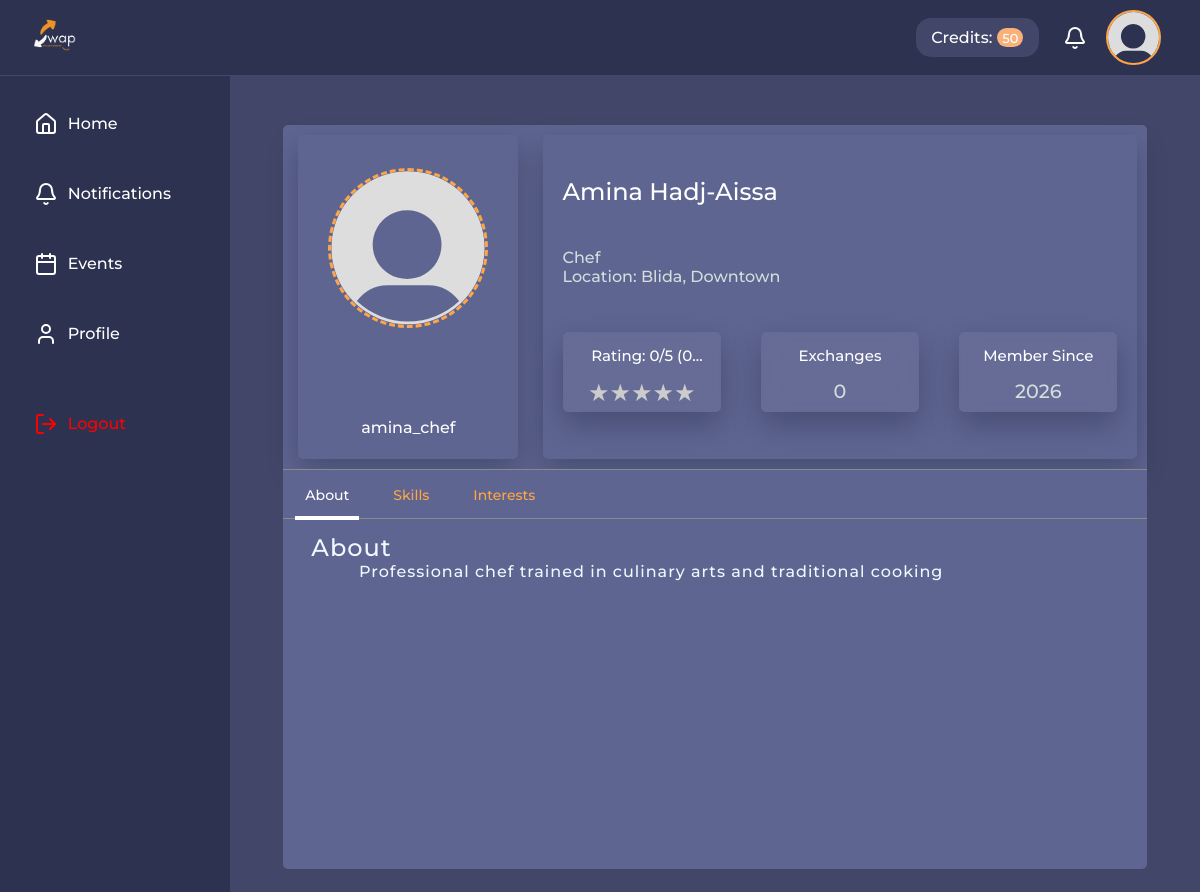
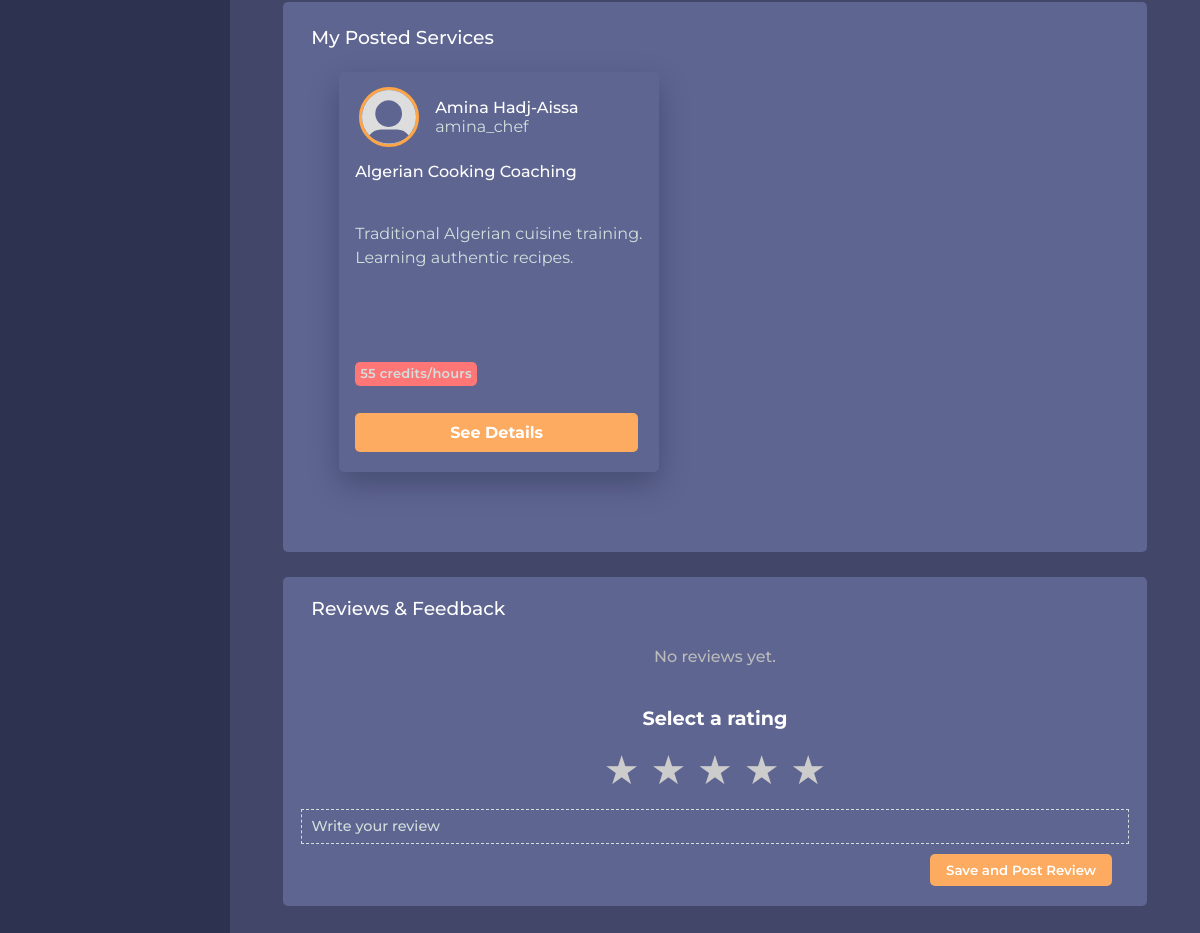
The page /dashboard/profile/profile.php?id=6 (signed in) on the database its author committed (2 pictures, top to bottom).
### tables this page shows
CREATE TABLE Users (
  UserId INT AUTO_INCREMENT PRIMARY KEY,
  UserName VARCHAR(45) UNIQUE NOT NULL,
  FullName VARCHAR(45) NOT NULL,
  Email VARCHAR(45) UNIQUE NOT NULL,
  Password VARCHAR(255) NOT NULL,
  Description TEXT,
  ProfilePicture VARCHAR(255),
  ProfessionalTitle VARCHAR(100),
  Location VARCHAR(100),
  PhoneNumber VARCHAR(20),
  BirthDate DATE,
  Gender ENUM('M', 'F'),
  UserSince DATETIME DEFAULT CURRENT_TIMESTAMP,
  IsBanned ENUM('yes','no') DEFAULT 'no',
  Rating DECIMAL(3,2) DEFAULT 0.00 CHECK (Rating >= 0.00 AND Rating <= 5.00),
  RatingCount INT DEFAULT 0 CHECK (RatingCount >= 0),
  ExchangeCount INT DEFAULT 0 CHECK (ExchangeCount >= 0),
  CreditBalance INT DEFAULT 0 CHECK (CreditBalance >= 0)
);

CREATE TABLE Posts (
  PostId INT AUTO_INCREMENT PRIMARY KEY,
  UserId INT NOT NULL,
  Title VARCHAR(150) NOT NULL,
  Description TEXT NOT NULL,
  PostType ENUM('in-person','online') NOT NULL,
  PostStatus ENUM('active','disabled') DEFAULT 'active',
  CategoryId INT NOT NULL,
  Duration INT CHECK (Duration > 0 AND Duration <= 480),
  MeetLocation VARCHAR(150),
  AvailableDate DATETIME NOT NULL,
  Prerequisites TEXT,
  Requirements TEXT,
  PaymentMethod ENUM('exchange','credit') NOT NULL,
  RequiredCredits INT DEFAULT 0 CHECK (RequiredCredits >= 0),
  LikeCount INT DEFAULT 0 CHECK (LikeCount >= 0),
  CreatedAt DATETIME DEFAULT CURRENT_TIMESTAMP,
  
  FOREIGN KEY (UserId) REFERENCES Users(UserId) ON DELETE CASCADE,
  FOREIGN KEY (CategoryId) REFERENCES Category(CategoryId) ON DELETE RESTRICT,
  
  INDEX idx_posts_status_date (PostStatus, AvailableDate),
  INDEX idx_posts_user (UserId),
  INDEX idx_posts_category (CategoryId)
);

### dashboard/profile/profile.php (the view, shortened to what this page needs)
<?php
require_once 'includes/dbh.inc.php';
$loggedInId = $_SESSION['user_id'];
$targetUserId = isset($_GET['id']) ? (int)$_GET['id'] : $loggedInId;
$isOwner = ($targetUserId === $loggedInId);
try {
    $stmt = $connection->prepare("SELECT * FROM users WHERE UserId = :id");
    $stmt->execute([':id' => $targetUserId]);
    $user = $stmt->fetch(PDO::FETCH_ASSOC);
    if ($user) {
        $currentName     = !empty($user['FullName']) ? $user['FullName'] : 'Your Full hhhhh Name';
        $currentUsername = !empty($user['UserName']) ? $user['UserName'] : 'usehhrname';
        $currentProfessionalTitle = !empty($user['ProfessionalTitle']) ? $user['ProfessionalTitle'] : 'Your Professional Title';
        $currentLocation = !empty($user['Location']) ? $user['Location'] : 'Your Location';
        $Datestring     = !empty($user['UserSince']) ? $user['UserSince'] : 'Year';
        $UserSince      = date("Y", strtotime($Datestring));
        $ExchangesCount = !empty($user['ExchangeCount']) ? $user['ExchangeCount'] : '0';
        $Discription    = !empty($user['Description']) ? $user['Description'] : 'This is your profile description. Tell people more about yourself!';
    } else {
        die("User not found.");
    }
    $ratingQuery = "SELECT AVG(ReviewRate) AS average, COUNT(ReviewerID) AS total
                FROM profile_reviews
                WHERE userID = :id";
    $stmtRating = $connection->prepare($ratingQuery);
    $stmtRating->execute([':id' => $targetUserId]);
    $ratingData = $stmtRating->fetch(PDO::FETCH_ASSOC);
    $avgRating = ($ratingData['average']) ? round($ratingData['average'], 1) : 0;
    $totalReviews = $ratingData['total'];
} catch (PDOException $e) {
    echo "Query failed: " . $e->getMessage();
}
?>
<!DOCTYPE html>
<html lang="en">
<head>
    <link rel="stylesheet" href="../../assets/css/personalprofile.css">
</head>
<body>
    <?php include '../../components/header_t.php'; ?>
    <main class="php-content">
        <div class="profile-page">
            <div class="profile-head">
                <div class="user-info">
                    <div class="avatar">
                        <img id="profile-preview" src="<?= $currentPhoto; ?>" alt="Profile">
                    </div>
                    <div id="" class="user-name">
                        <span><?= $currentUsername; ?></span>
                    </div>
                </div>
                <div class="user-meta">
                    <section>
                        <div class="profile-name">
                            <h2><strong><span><?= $currentName; ?></span></strong></h2>
                        </div>
                    </section>
                    <section>
                        <div class="major"><span class="muted-text"><?= $currentProfessionalTitle ?></span></div>
                        <div class="location"><span class="muted-text">Location: <?= $currentLocation ?></span></div>
                    </section>
                    <section>
                        <div class="user-meta-info">
                            <div class="user-meta-card">
                                <div class="user-meta-card-title">
                                    <h5><span class="user-meta-card-title-name">Rating: <?= $avgRating ?>/5 (<?= $totalReviews ?> reviews)</span></h5>
                                </div>
                                <div class="user-meta-card-info">
                                    <div class="stars-outer">
                                    </div>
                                </div>
                            </div>
                            <div class="user-meta-card">
                                <div class="user-meta-card-title">
                                    <h5><span class="user-meta-card-title-name">Exchanges</span></h5>
                                </div>
                                <div class="user-meta-card-info"><span class="user-meta-card-info-details"><?= $ExchangesCount ?></span></div>
                            </div>
                            <div class="user-meta-card">
                                <div class="user-meta-card-title">
                                    <h5><span class="user-meta-card-title-name">Member Since</span></h5>
                                </div>
                                <div class="user-meta-card-info"><span class="user-meta-card-info-details"><?= $UserSince ?></span></div>
                            </div>
                        </div>
                    </section>
                </div>
            </div>
            <div class="profile-info">
                <div class="profile-nav">
                    <div class="nav-item">
                        <button>
                            <span data-target="about-content" class="active">About</span>
                        </button>
                    </div>
                    <div class="nav-item">
                        <button><span data-target="skill-content">Skills</span></button>
                    </div>
                    <div class="nav-item">
                        <button>
                            <span data-target="interests-content">Interests</span>
                        </button>
                    </div>
                </div>
                <div class="profile-nav-content">
                    <div id="about-content" class="tab-content active">
                        <section>
                            <div id="about" class="section" style="background:#5e6591 ;">
                                <div class="head-section">
                                    <h2><strong><span class="title">About</span></strong></h2>
                                    <p>&nbsp;&nbsp;&nbsp;&nbsp;&nbsp;&nbsp;&nbsp;&nbsp;
                                        <?= nl2br(htmlspecialchars($Discription)); ?>
                                    </p>
                                </div>
                            </div>
                        </section>
                    </div>
                </div>
            </div>
            <div class="profile-short-posts">
                <div class="profile-short-posts-head">
                    <div class="profile-short-posts-head-lable">
                        <h3><span>My Posted Services</span></h3>
                    </div>
                </div>
                <div class="short-posts-section" id="posts-container">
                    <?php
                    $sql = "SELECT posts.*, users.FullName, users.ProfilePicture, users.username
                FROM posts
                JOIN users ON posts.UserId = users.UserId
                WHERE posts.UserId = :targetUserId
                ORDER BY posts.PostId DESC
                LIMIT :limit";
                    $stmt = $connection->prepare($sql);
                    $stmt->bindValue(':targetUserId', $targetUserId, PDO::PARAM_INT);
                    $stmt->bindValue(':limit', 3, PDO::PARAM_INT);
                    $stmt->execute();
                    if ($stmt->rowCount() > 0) {
                        while ($row = $stmt->fetch(PDO::FETCH_ASSOC)) {
                    ?>
                            <section>
                                <div class="short-post">
                                    <div class="short-post-head">
                                        <div class="post-avatar">
                                            <figure>
                                                <img src="<?= !empty($row['ProfilePicture']) ? $row['ProfilePicture'] : '../../assets/images/Default_pfp.svg'; ?>" alt="avatar">
                                            </figure>
                                        </div>
                                        <div class="short-post-fullname">
                                            <span><?= htmlspecialchars($row['FullName']); ?></span>
                                        </div>
                                        <div class="short-post-username">
                                            <span><?= htmlspecialchars($row['username']); ?></span>
                                        </div>
                                    </div>
                                    <div class="post-content">
                                        <div class="post-skill"><?= htmlspecialchars($row['Title']); ?></div>
                                        <div class="post-description"><?= htmlspecialchars($row['Description']); ?></div>
                                        <div class="post-credit">
                                            <p><span class="muted"><?= htmlspecialchars($row['RequiredCredits']); ?> credits/hours</span></p>
                                        </div>
                                        <div class="post-details">
                                            <a href="details.php?id=<?= $row['PostId']; ?>">See Details</a>
                                        </div>
                                    </div>
                                </div>
                            </section>
                    <?php
                        }
                    } else {
                        echo '<div style="text-align:center; padding: 20px; color: #bbb;">No services posted yet.</div>';
                    }
                    ?>
                </div>
            </div>
            <div id="" class="reviews-section section">
                <div class="reviews-head">
                    <div class="reviews-head-lable">
                        <h3><span class="reviews-section-header-lable">Reviews & Feedback</span></h3>
                    </div>
                </div>
                <div id="reviews" class="reviews-container">
                    <?php
                    $query = "SELECT r.*, u.FullName, u.UserName, u.ProfilePicture
                  FROM profile_reviews r
                  JOIN users u ON r.ReviewerID = u.UserId
                  WHERE r.userID = :id
                  ORDER BY r.ReviewDate DESC
                  LIMIT 2;";
                    $stmt = $connection->prepare($query);
                    $stmt->execute([':id' => $targetUserId]);
                    if ($stmt->rowCount() > 0) {
                        while ($row = $stmt->fetch(PDO::FETCH_ASSOC)) {
                            $readable_date = time_ago($row['ReviewDate']);
                            echo '<section>
                <div class="review">
                    <div class="reviewer-avatar">
                        <figure>
                            <img src="' . htmlspecialchars($row['ProfilePicture']) . '" alt="avatar">
                        </figure>
                    </div>
                    <div class="reviewer-date">
                        <span>' . $readable_date . '</span>
                    </div>
                    <div class="reviewer-name">
                        <span>' . htmlspecialchars($row['FullName']) .  '</span>
                    </div>
                    <div class="reviewer-user-name">
                        <span>' . htmlspecialchars($row['UserName']) . '</span>
                        <span class="review-rate">' .  str_repeat('&starf; ', (int)$row['ReviewRate']) . '</span>
                    </div>
                    <div class="review-content">
                        <div class="review-text">' . htmlspecialchars($row['ReviewText']) . '</div>
                    </div>
                </div>
                <hr>
                </section>';
                        }
                    } else {
                        echo '<div style="text-align:center; padding: 20px; color: #bbb;">
                    <p>No reviews yet.</p>
                  </div>';
                    }
                    ?>
                </div>
                <div class="review-container">
                    <?php
                    $checkReview = $connection->prepare("SELECT ReviewerID FROM profile_reviews WHERE ReviewerID = :rev AND userID = :target");
                    $checkReview->execute([':rev' => $loggedInId, ':target' => $targetUserId]);
                    $hasAlreadyReviewed = $checkReview->fetch();
                    if ($isOwner) {
                    } elseif ($hasAlreadyReviewed) {
                        echo "<p style='text-align:center; color:white;'>You have already submitted a review for this user.</p>";
                    } else {
                    ?>
                        <form action="process_review.php" method="POST">
                            <div>
                                <div id="rating-label" style="font-weight: bold;text-align: center;font-size: 1.2em; color: white; margin-top: 20px; margin-bottom: 10px; height: 1.5em;">
                                    Select a rating
                                </div>
                                <div class="star-rating" style="font-size: 2.5rem; cursor: pointer; color: #ccc; text-align: center;">
                                    <span class="star" data-value="1">&#9733;</span>
                                    <span class="star" data-value="2">&#9733;</span>
                                    <span class="star" data-value="3">&#9733;</span>
                                    <span class="star" data-value="4">&#9733;</span>
                                    <span class="star" data-value="5">&#9733;</span>
                                </div>
                            </div>
                            <div class="add-review-section" style="margin-top: 15px; text-align: center;">
                                <input type="text" name="review_text" id="add-review" placeholder="Write your review" required>
                            </div>
                            <div style="display: flex; justify-content:right;width: 96%;padding:0;">
                                <button type="submit" class="submit-review">Save and Post Review</button>
                            </div>
                        </form>
                    <?php } ?>
                </div>
            </div>
        </div>
    </main>
</body>
</html>

### rows shown on the page
users: UserName "amina_chef", FullName "Amina Hadj-Aissa", ProfessionalTitle "Chef", Location "Blida, Downtown", ExchangeCount "0", UserSince "2026", Description "Professional chef trained in culinary arts and traditional cooking"
posts: UserId.FullName "Amina Hadj-Aissa", UserId.UserName "amina_chef", Title "Algerian Cooking Coaching", Description "Traditional Algerian cuisine training. Learning authentic recipes.", RequiredCredits "55"

### other values the page prints
$avgRating "0"
$totalReviews "0"
